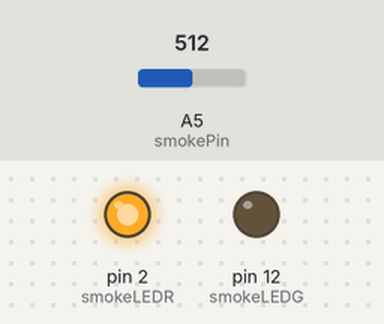
This sketch was run on a simulated Arduino Uno, built with avr-gcc and run on an emulated ATmega328P. Shown: output pins drawn as LEDs (lit = HIGH). The test bench sets the inputs (shaded band); at power-on: A5 (smokePin) = 512. What the sketch prints to the serial monitor is not drawn.

Above: at 0.3 s.
Timing chart, 0 to 1.8 s (numbered marks = the images above):
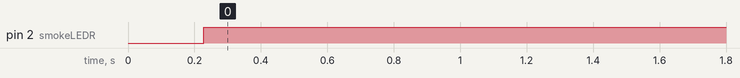

The sketch:

9_ESP8266__________________MQ-2_Cm.ino
```cpp
/****************
  คอร์ส การใช้งาน ESP8266 ฉบับจับมือทำ สำหรับผู้เริ่มต้น
  https://www.facebook.com/IOTProductDesign/
****************/
int smokePin = A5;                  // ประกาศตัวแปร smokePin = A0 = ADC0
const int smokeLEDR = 2;            // ประกาศตัวแปร smokeLED = D6 = GPIO12
const int smokeLEDG = 12;

boolean smokeTriggered = false;     // ประกาศตัวแปรควบคุมสำหรับฟังก์ชั่น Smoke

int smokeThres = 60;                // ประกาศตัวแปร smokeThres ตั้งค่าระดับตรวจจับ Smoke

long now = millis();                // ประกาศตัวแปร Timers
long lastSmokeCheck = 0;            // ประกาศตัวแปรช่วย สำหรับฟังก์ชั่น ตรวจสอบ Gas&Smoke
long lastSmokeCheck2 = 0;           // ประกาศตัวแปรช่วย สำหรับการเริ่มตรวจสอบใหม่อีกครั้ง

void setup() {
  Serial.begin(9600);               // เซต Baud rate ของ Serial Port เป็น 9600 ที่ใช้สำหรับ Serial Monitor

  pinMode(smokeLEDR, OUTPUT);        // เซต smokeLED เป็น OUTPUT
  pinMode(smokeLEDG, OUTPUT);
  pinMode(smokePin, INPUT);         // เซต smokePin เป็น INPUT
}

void loop() {
  now = millis();                                     // นำค่าเวลาปัจจุบันใส่ตัวแปร now
  // ฟังก์ชั่นตรวจสอบ Gas&Smoke
  if (now - lastSmokeCheck > 200) {                   // ถ้าเวลาปัจจุบัน มากกว่า ครั้งสุดท้ายที่เข้าเงื่อนไข if นี้ เกินกว่า 200 หมายถึงจะเข้า if นี้ทุกๆ 200 msec
    lastSmokeCheck = now;                             // เก็บเวลาปัจจุบันไปที่ lastSmokeCheck
    int smokeValue = analogRead(smokePin);            // อ่านค่าจาก smokePin ช่วงการวัด Range อยู่ที่ 0 - 1024
    if (smokeValue > smokeThres){                     // ถ้าค่า smokeValue > ค่า smokeThres ที่ตั้งไว้ จะทำคำสั่งวงเล็บ
      Serial.print("Pin A5: ");                       // ส่งข้อความออกทาง Serial Monitor
      Serial.println(smokeValue);                     // ส่งข้อความออกทาง Serial Monitor พร้อมขึ้นบรรทัดใหม่
      if(!smokeTriggered){                            // เช็คถ้า smokeTriggered = false (ยังไม่เคยถูก trig มาก่อน) ให้ทำคำสั่งวงเล็บ
        Serial.println("ตรวจพบแก๊สและควันรั่วไหล!!!");    // ส่งข้อความออกทาง Serial Monitor พร้อมขึ้นบรรทัดใหม่
        smokeTriggered = true;                        // เซต smokeTriggered = true ว่าถูก trig แล้ว
        lastSmokeCheck2 = now;                        // เก็บเวลาปัจจุบันไปที่ lastSmokeCheck2 เพื่อใช้ในฟังก์ชั่น เริ่มตรวจสอบใหม่อีกครั้ง
        digitalWrite(smokeLEDR, HIGH);                 // ทำการสั่ง ON LED โดยส่ง High state
      }
    }
  }
  // ฟังก์ชั่น เริ่มตรวจสอบใหม่อีกครั้ง จะ Delay 5 วินาที และเริ่มตรวจสอบใหม่อีกครั้ง
  if (smokeTriggered && (now - lastSmokeCheck2 > 5000))     // ถ้า smokeTriggered ถูก Trig และเวลาปัจจุบัน มากกว่า ครั้งสุดท้ายที่เข้าเงื่อนไข ฟังก์ชั่นตรวจสอบ Gas&Smoke เกินกว่า 5000  หมายถึงจะเข้า if นี้ หลังจากถูก Trig แล้วผ่านไป 5000 msec
  {
    lastSmokeCheck2 = now;                            // เก็บเวลาปัจจุบันไปที่ lastSmokeCheck2 เพื่อใช้ในฟังก์ชั่น เริ่มตรวจสอบใหม่อีกครั้ง
    smokeTriggered = false;                           // ทำการเคลียร์ smokeTriggered = false เพื่อเริ่มตรวจสอบใหม่อีกครั้ง
    digitalWrite(smokeLEDG, LOW);                      // ทำการสั่ง OFF LED โดยส่ง Low state
    Serial.println("ฟังก์ชั่นตรวจสอบแก๊สและควันเริ่มต้นตรวจสอบอีกครั้ง!!!");      // ส่งข้อความออกทาง Serial Monitor พร้อมขึ้นบรรทัดใหม่
  }
}
```

Measured:
- by itself, pin 2 (smokeLEDR): LOW → HIGH at 0.23 s
